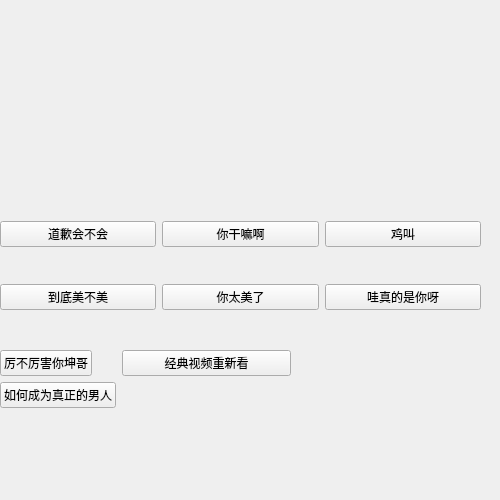
<?xml version="1.0" encoding="UTF-8"?>
<ui version="4.0">
 <class>MainWindow</class>
 <widget class="QMainWindow" name="MainWindow">
  <property name="geometry">
   <rect>
    <x>0</x>
    <y>0</y>
    <width>500</width>
    <height>500</height>
   </rect>
  </property>
  <property name="minimumSize">
   <size>
    <width>500</width>
    <height>500</height>
   </size>
  </property>
  <property name="maximumSize">
   <size>
    <width>500</width>
    <height>500</height>
   </size>
  </property>
  <property name="windowTitle">
   <string>MainWindow</string>
  </property>
  <widget class="QWidget" name="centralwidget">
   <widget class="QWidget" name="widget_2" native="true">
    <property name="geometry">
     <rect>
      <x>0</x>
      <y>0</y>
      <width>501</width>
      <height>471</height>
     </rect>
    </property>
    <widget class="QWidget" name="widget" native="true">
     <property name="geometry">
      <rect>
       <x>0</x>
       <y>190</y>
       <width>481</width>
       <height>151</height>
      </rect>
     </property>
     <layout class="QGridLayout" name="gridLayout">
      <item row="0" column="2">
       <widget class="QPushButton" name="btn_Chiken">
        <property name="text">
         <string>鸡叫</string>
        </property>
       </widget>
      </item>
      <item row="2" column="1">
       <widget class="QPushButton" name="btn_soBeautiful">
        <property name="text">
         <string>你太美了</string>
        </property>
       </widget>
      </item>
      <item row="0" column="0">
       <widget class="QPushButton" name="btn_apologize">
        <property name="text">
         <string>道歉会不会</string>
        </property>
       </widget>
      </item>
      <item row="2" column="0">
       <widget class="QPushButton" name="btn_whetherBeautiful">
        <property name="text">
         <string>到底美不美</string>
        </property>
       </widget>
      </item>
      <item row="0" column="1">
       <widget class="QPushButton" name="btn_niGanMa">
        <property name="text">
         <string>你干嘛啊</string>
        </property>
       </widget>
      </item>
      <item row="2" column="2">
       <widget class="QPushButton" name="btn_isYou">
        <property name="text">
         <string>哇真的是你呀</string>
        </property>
       </widget>
      </item>
     </layout>
    </widget>
    <widget class="QLabel" name="label">
     <property name="geometry">
      <rect>
       <x>0</x>
       <y>0</y>
       <width>501</width>
       <height>191</height>
      </rect>
     </property>
     <property name="text">
      <string/>
     </property>
    </widget>
    <widget class="ChangeImage" name="showImage" native="true">
     <property name="geometry">
      <rect>
       <x>300</x>
       <y>350</y>
       <width>191</width>
       <height>121</height>
      </rect>
     </property>
    </widget>
    <widget class="QWidget" name="widget_3" native="true">
     <property name="geometry">
      <rect>
       <x>0</x>
       <y>350</y>
       <width>291</width>
       <height>121</height>
      </rect>
     </property>
     <layout class="QFormLayout" name="formLayout">
      <item row="0" column="0">
       <widget class="QPushButton" name="btn_powerful">
        <property name="text">
         <string>厉不厉害你坤哥</string>
        </property>
       </widget>
      </item>
      <item row="1" column="0">
       <widget class="QPushButton" name="btn_realMan">
        <property name="text">
         <string>如何成为真正的男人</string>
        </property>
       </widget>
      </item>
      <item row="0" column="1">
       <widget class="QPushButton" name="btn_video">
        <property name="text">
         <string>经典视频重新看</string>
        </property>
       </widget>
      </item>
     </layout>
    </widget>
   </widget>
  </widget>
  <widget class="QMenuBar" name="menubar">
   <property name="geometry">
    <rect>
     <x>0</x>
     <y>0</y>
     <width>500</width>
     <height>25</height>
    </rect>
   </property>
  </widget>
  <action name="actionAbout">
   <property name="text">
    <string>关于</string>
   </property>
  </action>
 </widget>
 <customwidgets>
  <customwidget>
   <class>ChangeImage</class>
   <extends>QWidget</extends>
   <header>changeimage.h</header>
   <container>1</container>
  </customwidget>
 </customwidgets>
 <resources/>
 <connections/>
</ui>
